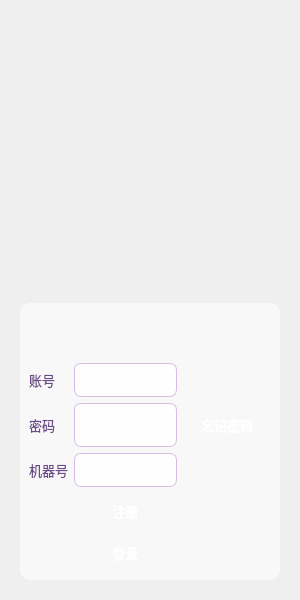
<?xml version="1.0" encoding="UTF-8"?>
<ui version="4.0">
 <class>Loding</class>
 <widget class="QWidget" name="Loding">
  <property name="geometry">
   <rect>
    <x>0</x>
    <y>0</y>
    <width>300</width>
    <height>600</height>
   </rect>
  </property>
  <property name="sizePolicy">
   <sizepolicy hsizetype="Minimum" vsizetype="Minimum">
    <horstretch>0</horstretch>
    <verstretch>0</verstretch>
   </sizepolicy>
  </property>
  <property name="minimumSize">
   <size>
    <width>250</width>
    <height>500</height>
   </size>
  </property>
  <property name="maximumSize">
   <size>
    <width>300</width>
    <height>600</height>
   </size>
  </property>
  <property name="font">
   <font>
    <pointsize>11</pointsize>
   </font>
  </property>
  <property name="windowTitle">
   <string>Form</string>
  </property>
  <property name="styleSheet">
   <string notr="true">/* ===== 主窗口背景 ===== */
#Loding {
    background: qlineargradient(
        x1:0, y1:0, x2:0, y2:1,
        stop:0 #f8ecf7,
        stop:1 #eadef7
    );
    border-radius: 14px;
}

/* ===== 通用标签文字 ===== */
QLabel {
    color: #6b4a87;
    font-size: 13px;
}

/* ===== 头像/图片区域 ===== */
#icon {
    border-radius: 10px;
}

/* ===== 表单卡片容器 ===== */
#widget_3 {
    background-color: rgba(255, 255, 255, 0.55);
    border-radius: 10px;
    padding: 18px 22px;
}

/* ===== 输入框 ===== */
QLineEdit {
    background-color: rgba(255, 255, 255, 0.9);
    border: 1px solid #d4bce6;
    border-radius: 7px;
    padding: 6px 11px;
    color: #5a3d75;
    font-size: 13px;
    min-height: 20px;
}

QLineEdit:focus {
    border-color: #c48fdd;
    background-color: #ffffff;
}

QLineEdit::placeholder {
    color: #b39dc9;
}

/* ===== 登录按钮 ===== */
QPushButton {
    background: qlineargradient(
        x1:0, y1:0, x2:0, y2:1,
        stop:0 #dba8e8,
        stop:1 #b988da
    );
    color: white;
    border: none;
    border-radius: 7px;
    padding: 7px 18px;
    font-size: 13px;
    font-weight: 500;
    min-height: 22px;
}

QPushButton:hover {
    background: qlineargradient(
        x1:0, y1:0, x2:0, y2:1,
        stop:0 #e2b3ed,
        stop:1 #c395e0
    );
}

QPushButton:pressed {
    background: qlineargradient(
        x1:0, y1:0, x2:0, y2:1,
        stop:0 #c995d9,
        stop:1 #ab79cc
    );
}
</string>
  </property>
  <layout class="QHBoxLayout" name="horizontalLayout">
   <item>
    <widget class="QWidget" name="widget" native="true">
     <layout class="QVBoxLayout" name="verticalLayout">
      <item>
       <widget class="QWidget" name="widget_2" native="true">
        <layout class="QHBoxLayout" name="horizontalLayout_2">
         <item>
          <widget class="QLabel" name="icon">
           <property name="text">
            <string/>
           </property>
          </widget>
         </item>
        </layout>
       </widget>
      </item>
      <item>
       <widget class="QWidget" name="widget_3" native="true">
        <layout class="QGridLayout" name="gridLayout">
         <item row="5" column="0">
          <spacer name="horizontalSpacer">
           <property name="orientation">
            <enum>Qt::Orientation::Horizontal</enum>
           </property>
           <property name="sizeHint" stdset="0">
            <size>
             <width>40</width>
             <height>20</height>
            </size>
           </property>
          </spacer>
         </item>
         <item row="5" column="2">
          <spacer name="horizontalSpacer_2">
           <property name="orientation">
            <enum>Qt::Orientation::Horizontal</enum>
           </property>
           <property name="sizeHint" stdset="0">
            <size>
             <width>40</width>
             <height>20</height>
            </size>
           </property>
          </spacer>
         </item>
         <item row="1" column="1">
          <widget class="QLineEdit" name="line_acount"/>
         </item>
         <item row="2" column="2" alignment="Qt::AlignmentFlag::AlignVCenter">
          <widget class="QPushButton" name="pushButton_2">
           <property name="text">
            <string>忘记密码</string>
           </property>
          </widget>
         </item>
         <item row="2" column="0">
          <widget class="QLabel" name="password">
           <property name="text">
            <string>密码</string>
           </property>
          </widget>
         </item>
         <item row="1" column="0">
          <widget class="QLabel" name="acount">
           <property name="text">
            <string>账号</string>
           </property>
          </widget>
         </item>
         <item row="0" column="1">
          <widget class="QLabel" name="tip">
           <property name="text">
            <string/>
           </property>
          </widget>
         </item>
         <item row="5" column="1">
          <widget class="QPushButton" name="pushButton">
           <property name="text">
            <string>登录</string>
           </property>
          </widget>
         </item>
         <item row="3" column="1">
          <widget class="QLineEdit" name="line_mach"/>
         </item>
         <item row="2" column="1">
          <widget class="QLineEdit" name="line_pwd">
           <property name="sizePolicy">
            <sizepolicy hsizetype="Preferred" vsizetype="Preferred">
             <horstretch>0</horstretch>
             <verstretch>0</verstretch>
            </sizepolicy>
           </property>
          </widget>
         </item>
         <item row="3" column="0">
          <widget class="QLabel" name="machine">
           <property name="text">
            <string>机器号</string>
           </property>
          </widget>
         </item>
         <item row="4" column="1">
          <widget class="QPushButton" name="pushButton_3">
           <property name="text">
            <string>注册</string>
           </property>
          </widget>
         </item>
        </layout>
       </widget>
      </item>
     </layout>
    </widget>
   </item>
  </layout>
 </widget>
 <resources/>
 <connections/>
</ui>
